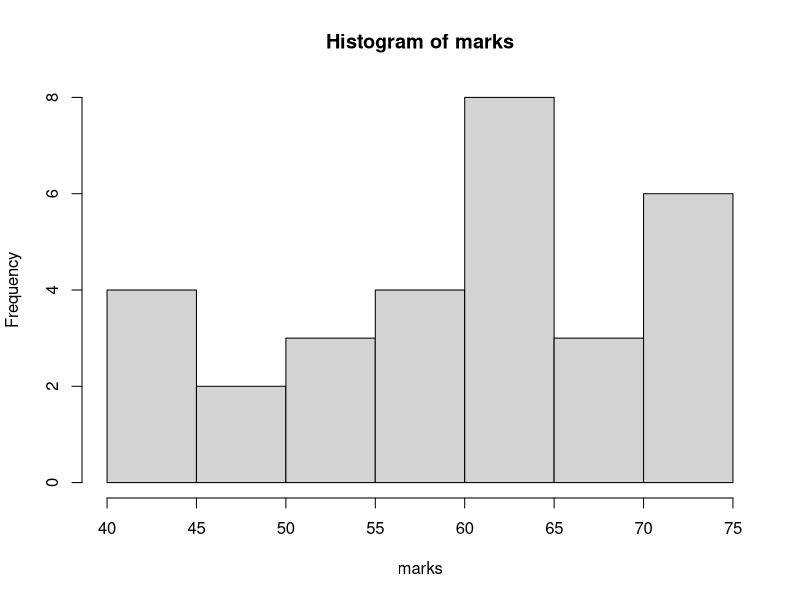
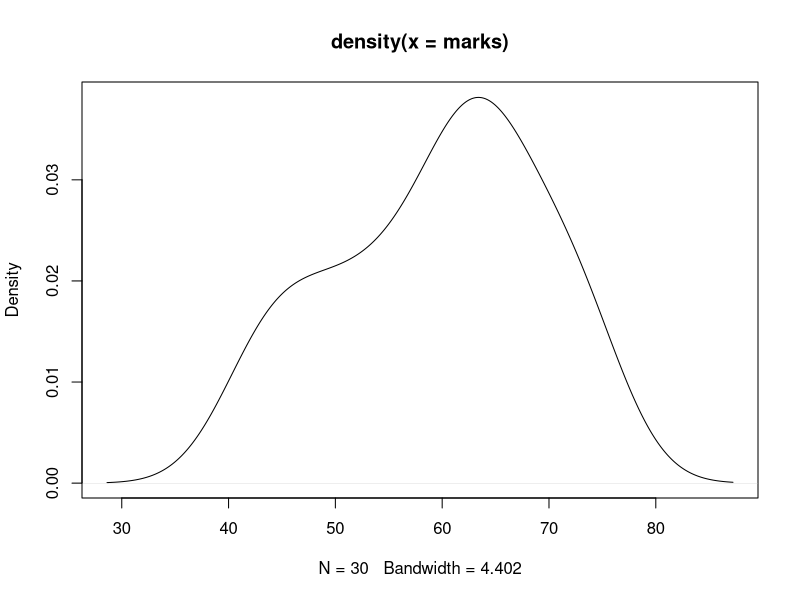
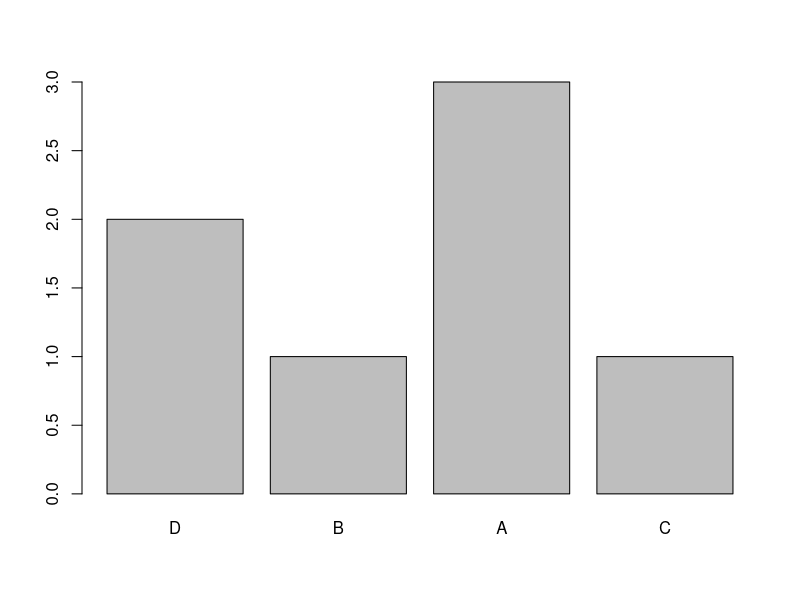
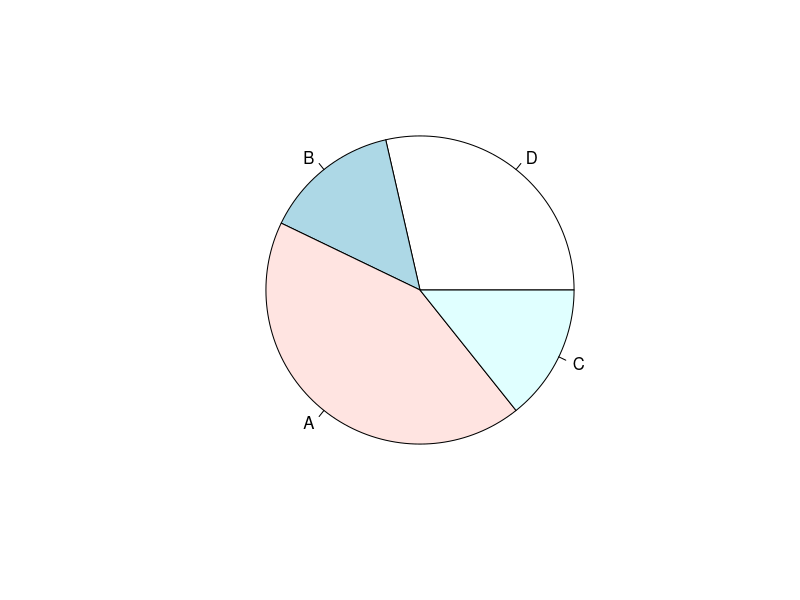

Source code (R) for these figures, in order:
#Vector

x = c(1,2,3)
x1 = 1:10000000
length(x1)

x2 = seq(10, 100, 2)
x2
?seq
x3 = seq(from=10, to=100, by=3)

#numeric vector----
marks = rnorm(30, mean=60, sd=10)   #normal distribution created n=30, stand. dev=10
marks
# (marks = rnorm(30, mean=60, sd=10)) will directly print. no need to write 'marks' again

mean(marks)
median(marks)
sd(marks)
mode(marks) #no mode
var(marks)
summary(marks)
range(marks)
#properties of DS
length(marks)
str(marks) #structure
class(marks)
hist(marks)
plot(density(marks)) #looks like normal dist curve but its not!



#character vector----

(names = c('Ram','Shyam','Robin'))
length(names)
mean(names)  #invalid 
class(names)
summary(names)

gender = c('M','F','M')
summary(gender)
genderF = factor(gender)
summary(genderF)


(grades = c('A','B','C','D','A','D','A'))
gradesF = factor(grades, ordered=T)
summary(gradesF)
gradesF

gradesF1 = factor(grades, ordered=T, levels=c('D','B','A','C'))  #defining our own levels
summary(gradesF1)
gradesF1
table(gradesF1)
table(gender)

barplot(table(gradesF1))
pie(table(gradesF1))

#logical vector----

married = c(TRUE, FALSE, T, F, T, F)   #TRUE/FALSE/T/F mean the same thing
married
sum(married)
table(married)
class(married)
summary(married)


#subset of marks
marks
trunc(marks); round(marks,1); floor(marks); ceiling(marks) #(;)is used for giving commands in a single line

marks1 = trunc(marks)
marks1
marks1[1]
marks1[18]
marks1[1:5]   #values from 1 to 5
marks1[-2]   #all values except 2nd value
marks1[c(1,5,10,30)]  #particular vlaues at the listed posns.
marks1[-c(10:15)]
mean(marks1[c(1,5,10,30)])
marks1[marks1 > 60]    #conditions
marks1 > 60   #after this only the TRUE values are printed
marks1[marks1 > 60 & marks1 <80]



gender2 = sample(c('M','F'), size=2)
gender2

gender2 = sample(c('M','F'), size=30, replace=T)
gender2

set.seed(1234)   #helps to show the same pattern when started from set.seed. 
                  #the value inside set.seed is arbitrary
gender2 = sample(c('M','F'), size=30, replace=T, prob=c(.6,.4))
gender2
table(gender2)
prop.table(table(gender2))   #as data becomes larger, probab figure matches.

